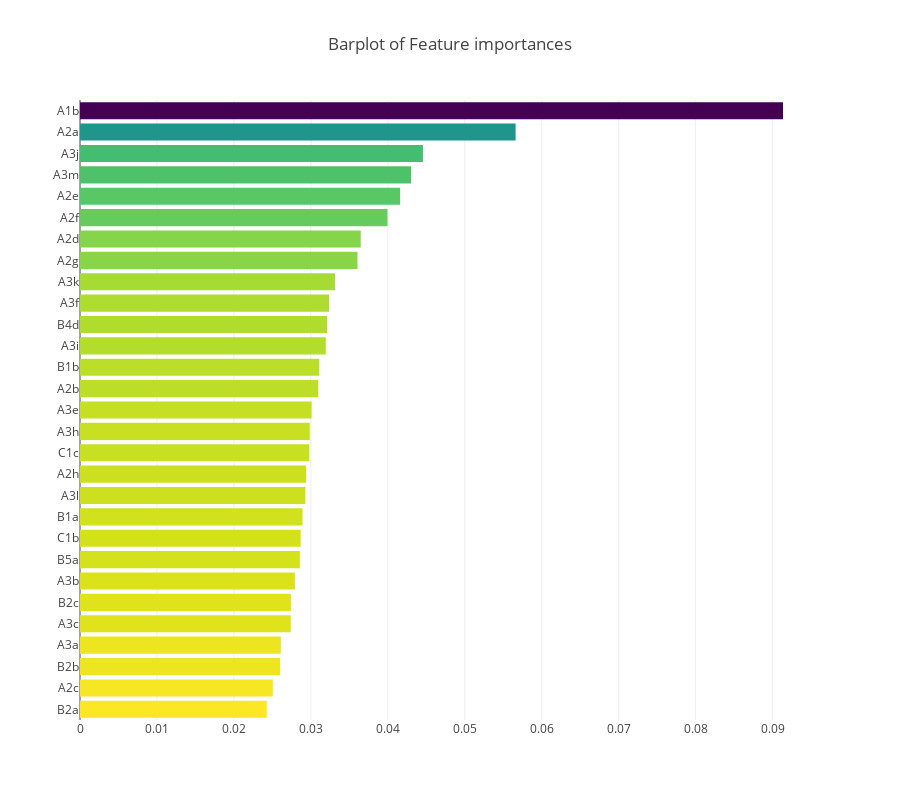

Notebook cell for this chart:
### Code cell
x, y = (list(x) for x in zip(*sorted(zip(rf.feature_importances_, 
                                         features), 
                                     reverse = False)))
trace2 = go.Bar(
    x=x ,
    y=y,
    marker=dict(
        color=x,
        colorscale = 'Viridis',
        reversescale = True
    ),
    name='Random Forest Feature importance',
    orientation='h',
)

layout = dict(
    title='Barplot of Feature importances',
     width = 900, height = 800,
    yaxis=dict(
        showgrid=False,
        showline=False,
        showticklabels=True,
#         domain=[0, 0.85],
    ))

fig1 = go.Figure(data=[trace2])
fig1['layout'].update(layout)
py.iplot(fig1, filename='plots')
plt.show()

### Figure 1 — Plotly figure (JSON) as saved in the notebook; plotly's stock layout.template omitted (floating-point values rounded to 4 significant figures)
{"data": [{"marker": {"color": [0.02428, 0.02506, 0.02601, 0.0261, 0.0274, 0.02741, 0.02792, 0.02857, 0.02867, 0.02893, 0.02929, 0.02937, 0.0298, 0.02986, 0.0301, 0.03096, 0.0311, 0.03194, 0.03211, 0.03236, 0.03313, 0.03606, 0.03648, 0.03996, 0.0416, 0.04302, 0.04456, 0.05661, 0.09135], "colorscale": "Viridis", "reversescale": true}, "name": "Random Forest Feature importance", "orientation": "h", "type": "bar", "uid": "f1381f4a-d016-11e8-9e7b-7831c1d00308", "x": [0.02428, 0.02506, 0.02601, 0.0261, 0.0274, 0.02741, 0.02792, 0.02857, 0.02867, 0.02893, 0.02929, 0.02937, 0.0298, 0.02986, 0.0301, 0.03096, 0.0311, 0.03194, 0.03211, 0.03236, 0.03313, 0.03606, 0.03648, 0.03996, 0.0416, 0.04302, 0.04456, 0.05661, 0.09135], "y": ["B2a", "A2c", "B2b", "A3a", "A3c", "B2c", "A3b", "B5a", "C1b", "B1a", "A3l", "A2h", "C1c", "A3h", "A3e", "A2b", "B1b", "A3i", "B4d", "A3f", "A3k", "A2g", "A2d", "A2f", "A2e", "A3m", "A3j", "A2a", "A1b"]}], "layout": {"height": 800, "title": "Barplot of Feature importances", "width": 900, "yaxis": {"showgrid": false, "showline": false, "showticklabels": true}}}
